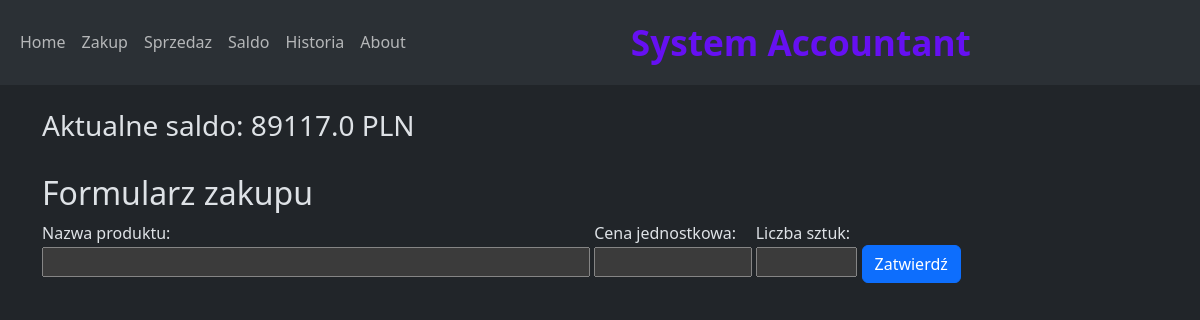
The page /zakup on the database as committed earlier.
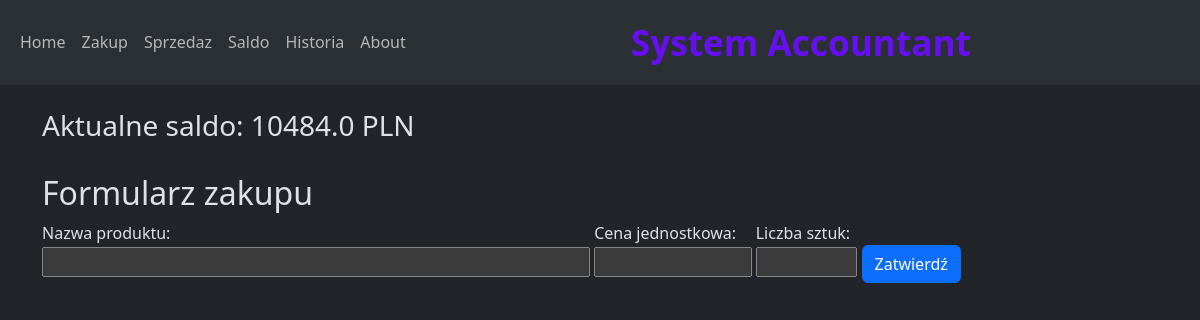
The same page on the database as committed later.
### app.py (models this page shows)
class Saldo(db.Model):
    id = db.Column(db.Integer, primary_key=True)
    saldo = db.Column(db.Float)
    when = db.Column(db.DateTime, server_default=func.now())

### app.py (the view, shortened to what this page needs)
@app.route('/zakup', methods=["GET", "POST"])
def zakup():
    konto = Saldo.query.order_by(Saldo.id.desc()).first()
    if konto is None:
        konto = 0
    else:
        konto = konto.saldo
    return render_template('zakup.html', konto=konto)

### templates/zakup.html (shortened to what this page needs)
{% extends "base.html" %}
{% block content %}
<h3>Aktualne saldo:  {{ konto }} PLN</h3>
 <br>
<form action="/zakup" method="POST">
      <h2>Formularz zakupu</h2>
	  <label style="width: calc(50% - 10px)" >Nazwa produktu:</label>
	  <label  style="width: calc(15% - 10px)" >Cena jednostkowa:</label>
	  <label  style="width: calc(10% - 10px)" >Liczba sztuk:</label>
	  <br>
	  <input   style="width: calc(50% - 10px)" type="text" name="productNameBuy"  required>
	  <input   style="width: calc(15% - 10px)" type="number" name="unitPriceBuy" required>
	  <input   style="width: calc(10% - 10px)" type="number" name="quantityBuy" required>
	  <button type="submit"  class="btn btn-primary">Zatwierdź</button>
    </form>
{% endblock %}

Rows that differ between the two databases and show on the page:
no longer on this page (row unchanged): Saldo: saldo "89117.0"
added Saldo: saldo "10484.0"
